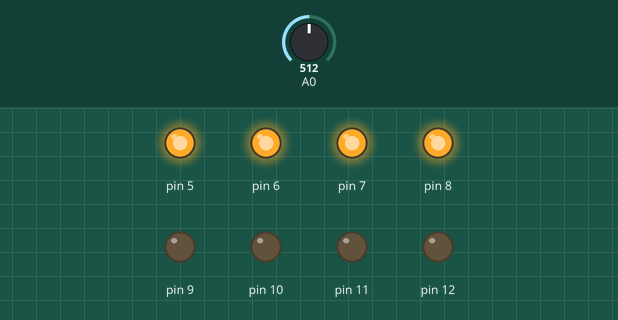
Recording of a sketch running on a simulated Arduino Uno, built with avr-gcc and run on an emulated ATmega328P. Parts: output pins drawn as LEDs (lit = HIGH). The inputs (shaded band) are chosen by the test bench; at power-on: A0 = 512. What the sketch prints to the serial monitor is not drawn.

Above: at 1.2 s.
1.3 s: A0 set to 633
2.8 s: A0 set to 656
At 3.2 s:
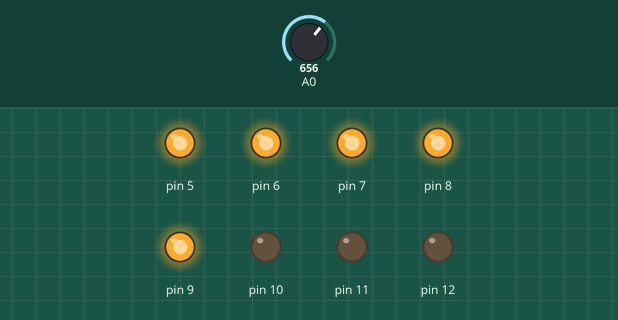
4.3 s: A0 set to 511
At 5.5 s:
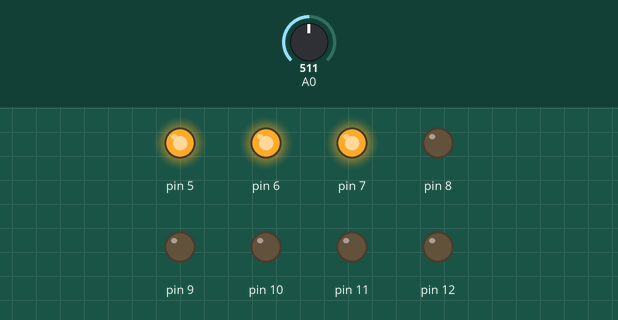
5.8 s: A0 set to 391
7.3 s: A0 set to 376
At 7.9 s:
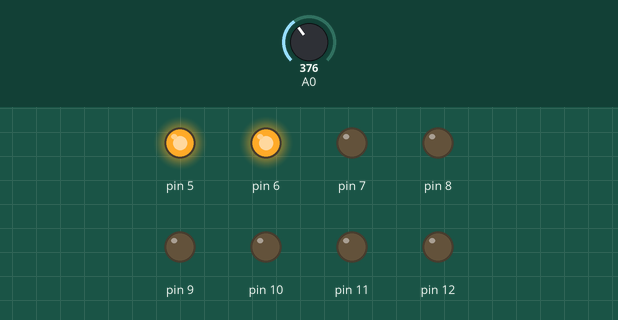
8.8 s: A0 set to 716
At 10.2 s:
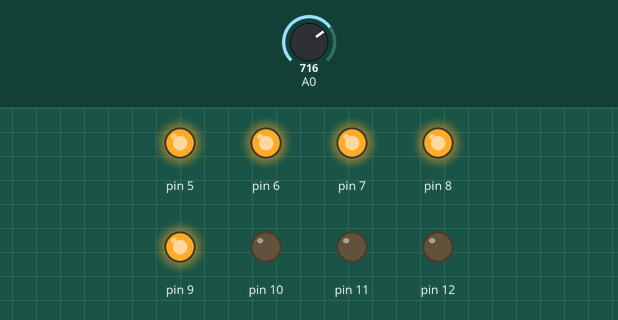
Timing chart, 0 to 11.3 s (numbered marks = the images above; inputs shaded):
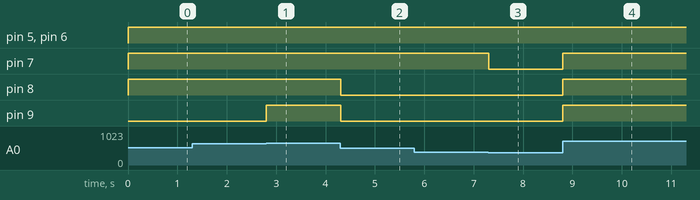

Measured:
- the behaviour switches between 639 and 640 on A0 (found by bisection; images 0 and 1)
- the behaviour switches between 384 and 383 on A0 (found by bisection; images 2 and 3)
- after the input at 2.8 s, pin 9: LOW → HIGH at once
- after the input at 4.3 s, pin 8, pin 9: HIGH → LOW at once
- after the input at 7.3 s, pin 7: HIGH → LOW at once
- after the input at 8.8 s, pin 7–9: LOW → HIGH at once

The sketch:

Barracreixent.ino
```cpp
void setup () {
  pinMode(12, OUTPUT);
  pinMode(11, OUTPUT);
  pinMode(10, OUTPUT);
  pinMode(9, OUTPUT);
  pinMode(8, OUTPUT);
  pinMode(7, OUTPUT);
  pinMode(6, OUTPUT);
  pinMode(5, OUTPUT);
  pinMode(A0, INPUT);
  pinMode(2, INPUT);
  Serial.begin(9600);
 }


//*********************loop********************************************
void loop () {

 int val = analogRead(A0);

 val= map(val,0,1023,0,8);
 Serial.println (val);


 if ( val==0){
   digitalWrite(12, LOW);
    digitalWrite(11, LOW);
  digitalWrite(10, LOW);
    digitalWrite(9, LOW);
  digitalWrite(8, LOW);
  digitalWrite(7, LOW);
  digitalWrite(6, LOW);
  digitalWrite(5, LOW);
  }
  if (val==1){
  digitalWrite(12, LOW);
  digitalWrite(11, LOW);
  digitalWrite(10, LOW);
  digitalWrite(9, LOW);
  digitalWrite(8, LOW);
  digitalWrite(7, LOW);
  digitalWrite(6, LOW);
  digitalWrite(5, HIGH);
  }

    if (val==2){
  digitalWrite(12, LOW);
  digitalWrite(11, LOW);
  digitalWrite(10, LOW);
  digitalWrite(9, LOW);
  digitalWrite(8, LOW);
  digitalWrite(7, LOW);
  digitalWrite(6, HIGH);
  digitalWrite(5, HIGH);
    }

    if (val==3){
  digitalWrite(12, LOW);
  digitalWrite(11, LOW);
  digitalWrite(10, LOW);
  digitalWrite(9, LOW);
  digitalWrite(8, LOW);
  digitalWrite(7, HIGH);
  digitalWrite(6, HIGH);
  digitalWrite(5, HIGH);
  }

      if (val==4){
  digitalWrite(12, LOW);
  digitalWrite(11, LOW);
  digitalWrite(10, LOW);
  digitalWrite(9, LOW);
  digitalWrite(8, HIGH);
  digitalWrite(7, HIGH);
  digitalWrite(6, HIGH);
  digitalWrite(5, HIGH);
  }
      if (val==5){
  digitalWrite(12, LOW);
  digitalWrite(11, LOW);
  digitalWrite(10, LOW);
  digitalWrite(9, HIGH);
  digitalWrite(8, HIGH);
  digitalWrite(7, HIGH);
  digitalWrite(6, HIGH);
  digitalWrite(5, HIGH);
  }
        if (val==6){
  digitalWrite(12, LOW);
  digitalWrite(11, LOW);
  digitalWrite(10, HIGH);
  digitalWrite(9, HIGH);
  digitalWrite(8, HIGH);
  digitalWrite(7, HIGH);
  digitalWrite(6, HIGH);
  digitalWrite(5, HIGH);
  }
      if (val==7){
  digitalWrite(12, LOW);
  digitalWrite(11, HIGH);
  digitalWrite(10, HIGH);
  digitalWrite(9, HIGH);
  digitalWrite(8, HIGH);
  digitalWrite(7, HIGH);
  digitalWrite(6, HIGH);
  digitalWrite(5, HIGH);
  }
      if (val==8){
  digitalWrite(12, HIGH);
  digitalWrite(11, HIGH);
  digitalWrite(10, HIGH);
  digitalWrite(9, HIGH);
  digitalWrite(8, HIGH);
  digitalWrite(7, HIGH);
  digitalWrite(6, HIGH);
  digitalWrite(5, HIGH);
  }

  }
```
